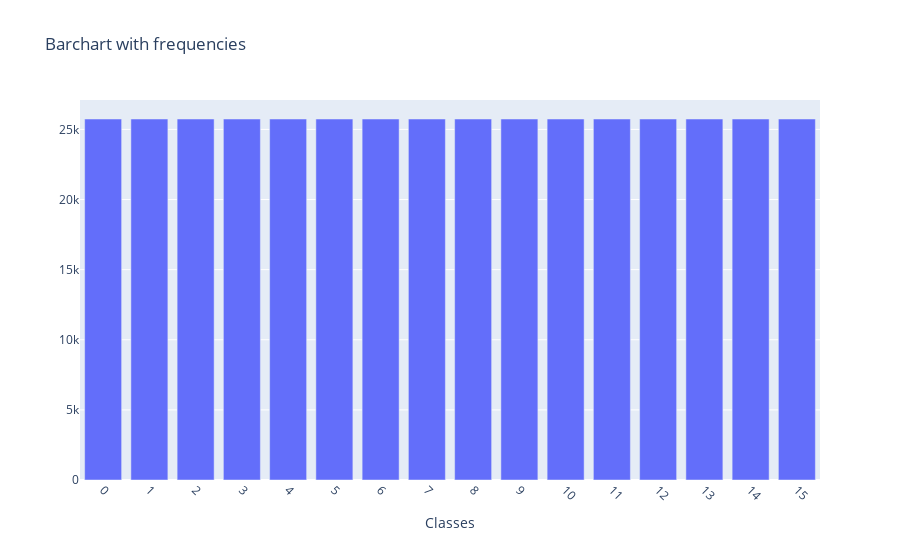

Notebook code cell kept with this figure:
### Markdown cell above
## Oversampling
The dataset is highly imbalanced and the smallest class has too few data.  
Smote can be used for that case, in order to oversample the training dataset and to balance all classes

### Code cell
from imblearn.over_sampling import SMOTE

oversample = SMOTE()
X_train, y_train = oversample.fit_resample(X_train, y_train)

# plot train frequencies
traindict = {
    'features': X_train,
    'class': y_train.tolist()
}
trainpd = pd.DataFrame(traindict)

freqstrain = trainpd['class'].value_counts().tolist()
data_classes = trainpd['class'].value_counts().index.tolist()

plot_data(data_classes, freqstrain)

### Figure 1 — Plotly figure (JSON) as saved in the notebook; plotly's stock layout.template omitted (floating-point values rounded to 4 significant figures)
{"data": [{"type": "bar", "x": [0, 1, 2, 3, 4, 5, 6, 7, 8, 9, 10, 11, 12, 13, 14, 15], "y": [25743, 25743, 25743, 25743, 25743, 25743, 25743, 25743, 25743, 25743, 25743, 25743, 25743, 25743, 25743, 25743]}], "layout": {"title": {"text": "Barchart with frequencies"}, "xaxis": {"tickangle": 45, "title": {"text": "Classes"}, "type": "category"}}}
